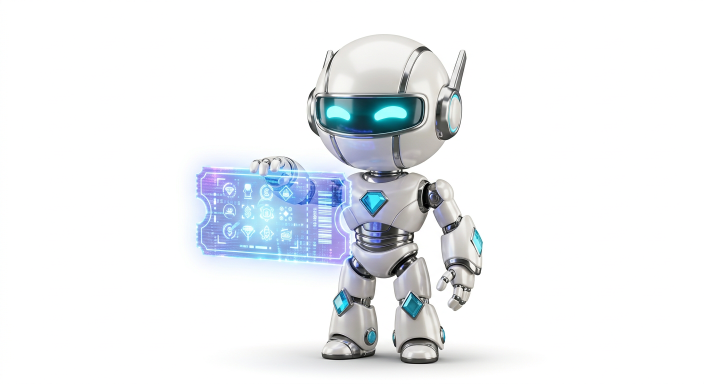
#> input picture assets/raw/bot-diamond.png, 1408 x 768 px, found by its file name (shown at 1/2 size)
$ python hero.py ../assets/raw/bot-diamond.png
#> lines starting #> are read from the running program, lines starting #| are printed output that depends on the picture
#!/usr/bin/env python3
"""Build a shareable hero montage out of shots/*.png.

  python3 scripts/hero.py                      # default 6 screens
  python3 scripts/hero.py 03-ticket-on-table 06-mid-scratch ...
"""
import os
import sys
from PIL import Image, ImageDraw, ImageFont

ROOT = os.path.dirname(os.path.dirname(os.path.abspath(__file__)))
SHOTS = os.path.join(ROOT, 'shots')
DEFAULT = ['03-ticket-on-table', '06-mid-scratch', '07b-fresh-mid', '04-catalog', '10-bots', '11-prestige']
names = [n.replace('.png', '') for n in (sys.argv[1:] or DEFAULT)]
names = [n for n in names if os.path.exists(os.path.join(SHOTS, n + '.png'))]
if not names:
    raise SystemExit('no matching shots/*.png — run `npm run shots` first')


def F(sz, bold=True):
    p = f"/usr/share/fonts/truetype/dejavu/DejaVuSans{'-Bold' if bold else ''}.ttf"
    return ImageFont.truetype(p, sz) if os.path.exists(p) else ImageFont.load_default()


H = int(os.environ.get('HERO_H', 1000))
PER_ROW = int(os.environ.get('HERO_COLS', 3))
gap, top, bot = 30, 190, 118
tiles = []
for n in names:
    im = Image.open(os.path.join(SHOTS, n + '.png')).convert('RGB')
#> im is the input picture: PIL image 1408x768 RGB; mean R, G, B 236.2, 239.2, 242.2
    tiles.append((n, im.resize((round(im.width * H / im.height), H), Image.LANCZOS)))
tw = max(t.width for _, t in tiles)
#> tw = 1833
rows = (len(tiles) + PER_ROW - 1) // PER_ROW
#> rows = 1
W = PER_ROW * (tw + gap) + gap
#> W = 5619
sheet = Image.new('RGB', (W, top + rows * (H + 46) + bot), (16, 11, 8))
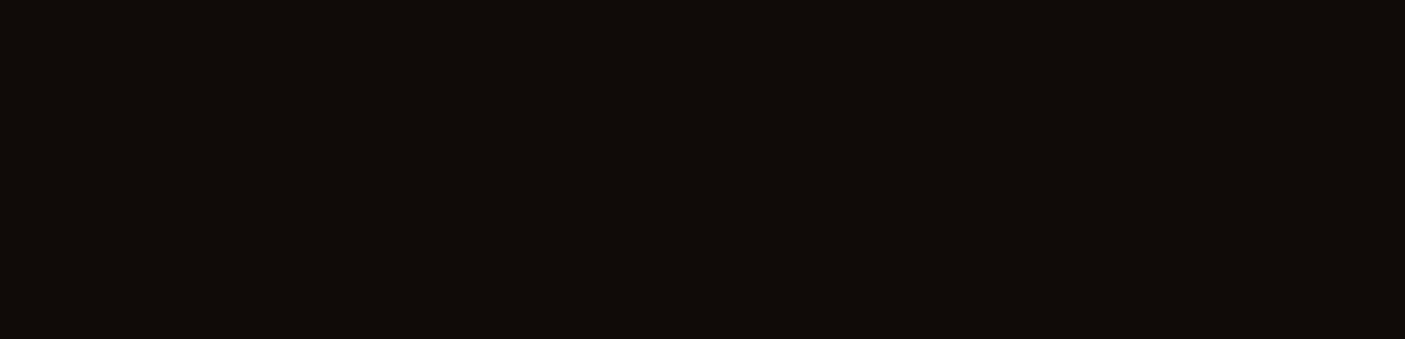
#> sheet: PIL image 5619x1354 RGB (shown at 1/4 size); mean R, G, B 16, 11, 8
d = ImageDraw.Draw(sheet)
for y in range(top):                      # warm wood-toned header band
    k = y / top
    d.line([(0, y), (W, y)], fill=(int(44 - 22 * k), int(29 - 14 * k), int(19 - 9 * k)))
d.text((gap, 42), 'ScratchVerse', font=F(64), fill=(255, 197, 66))
d.text((gap, 118), 'real Chromium screenshots · AI ticket art · metal-mastered foil · walnut table · coin cursor',
       font=F(22, False), fill=(198, 205, 222))
for i, (n, t) in enumerate(tiles):
    r, c = divmod(i, PER_ROW)
    x = gap + c * (tw + gap)
    y = top + r * (H + 46)
    d.rounded_rectangle([x - 9, y - 9, x + t.width + 9, y + H + 9], 26, outline=(70, 76, 96), width=2)
    sheet.paste(t, (x, y))
    d.text((x, y + H + 14), n.split('-', 1)[1].replace('-', ' ') if '-' in n else n, font=F(20), fill=(176, 186, 206))
#> this loop made 1 pass
#> (n, r, c, x, y) on pass 1: ('../assets/raw/bot-diamond', 0, 0, 30, 190)
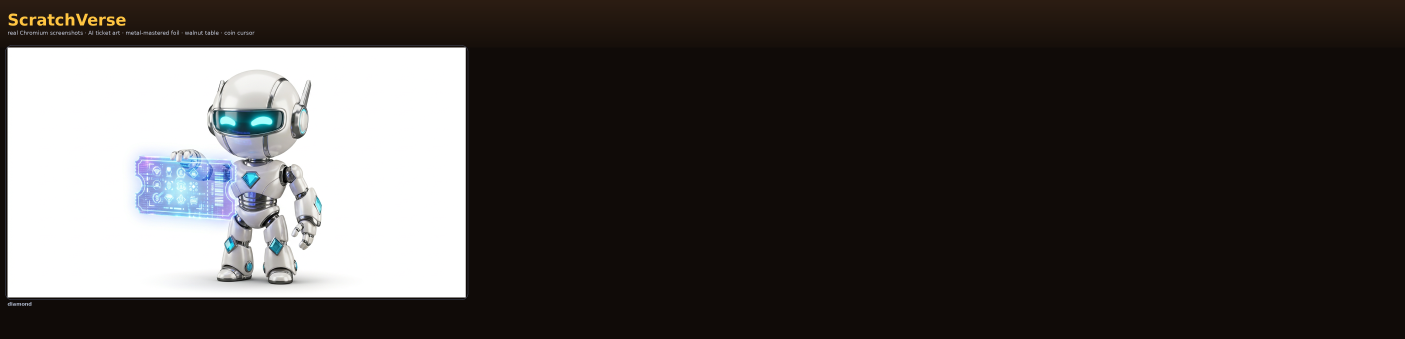
#> sheet: PIL image 5619x1354 RGB (shown at 1/4 size); mean R, G, B 71.8, 67.9, 65.6
out = os.path.join(SHOTS, 'hero.png')
sheet.save(out, 'PNG', optimize=True)
print(f'✓ {out}  {sheet.size[0]}x{sheet.size[1]}  ({len(tiles)} shots)')
#| ✓ shots/hero.png  5619x1354  (1 shots)

$ run again, on assets/raw/coins.png
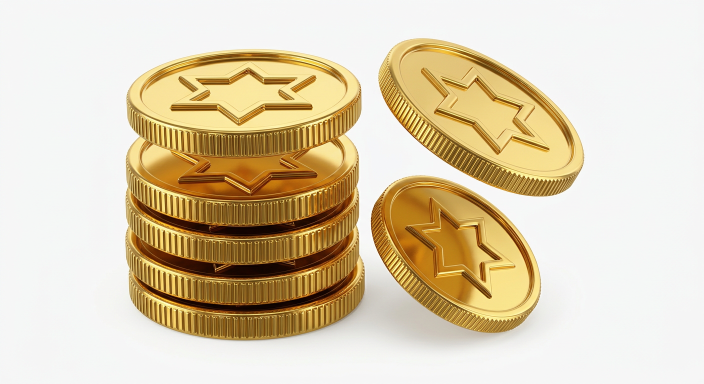
#> input picture assets/raw/coins.png, 1408 x 768 px, found by its file name (shown at 1/2 size)
#> im is the input picture: PIL image 1408x768 RGB; mean R, G, B 220.9, 206.2, 177.9
#> tw = 1833
#> rows = 1
#> W = 5619
#> the loop `for i, (n, t) in enumerate(tiles):` made 1 pass
#> (n, r, c, x, y) on pass 1: ('../assets/raw/coins', 0, 0, 30, 190)
#> after the loop `for i, (n, t) in enumerate(tiles):`:
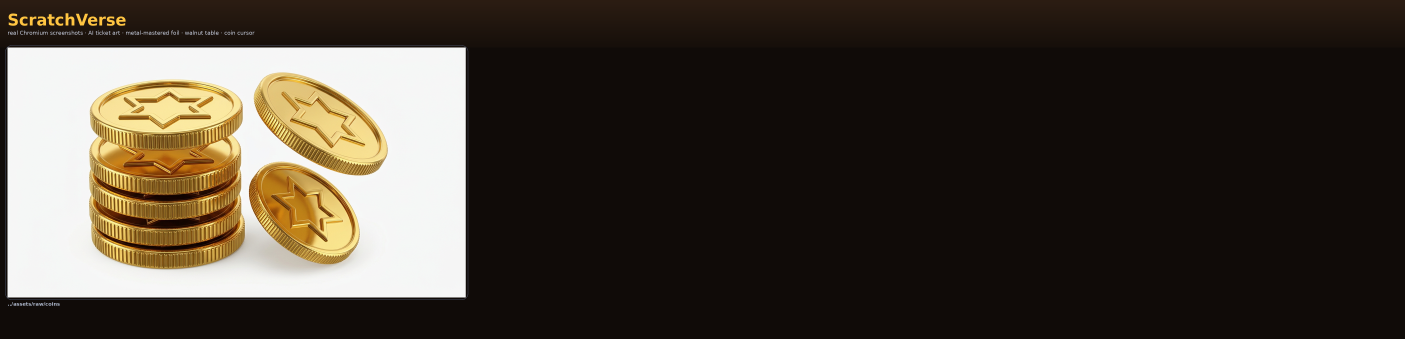
#> sheet: PIL image 5619x1354 RGB (shown at 1/4 size); mean R, G, B 68.1, 59.9, 50.1
#| ✓ shots/hero.png  5619x1354  (1 shots)

$ run again, on assets/raw/crown.png
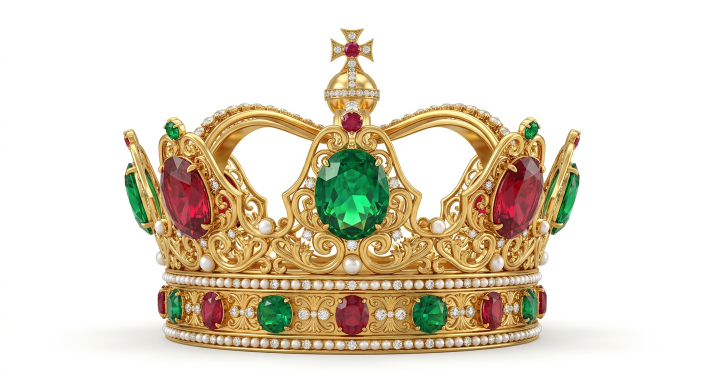
#> input picture assets/raw/crown.png, 1408 x 768 px, found by its file name (shown at 1/2 size)
#> im is the input picture: PIL image 1408x768 RGB; mean R, G, B 225.8, 216.3, 199.3
#> tw = 1833
#> rows = 1
#> W = 5619
#> the loop `for i, (n, t) in enumerate(tiles):` made 1 pass
#> (n, r, c, x, y) on pass 1: ('../assets/raw/crown', 0, 0, 30, 190)
#> after the loop `for i, (n, t) in enumerate(tiles):`:
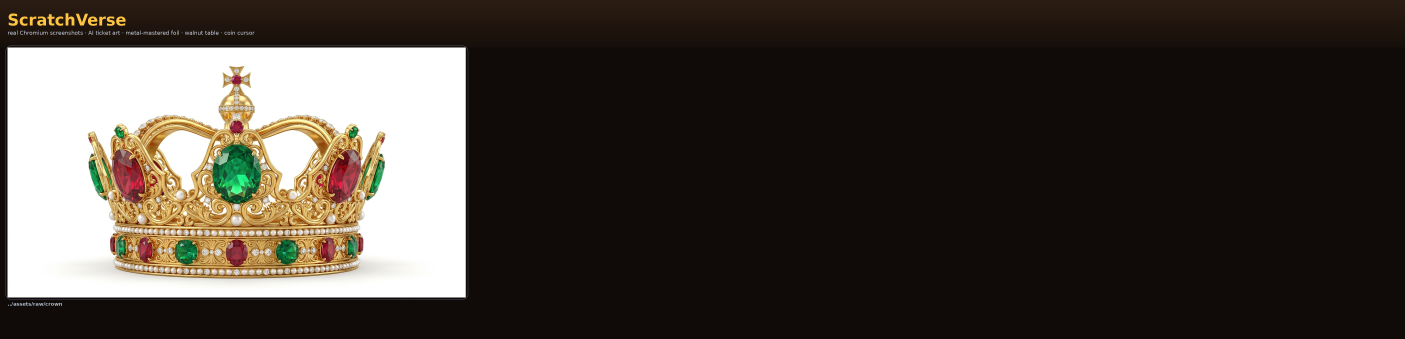
#> sheet: PIL image 5619x1354 RGB (shown at 1/4 size); mean R, G, B 69.3, 62.4, 55.3
#| ✓ shots/hero.png  5619x1354  (1 shots)
